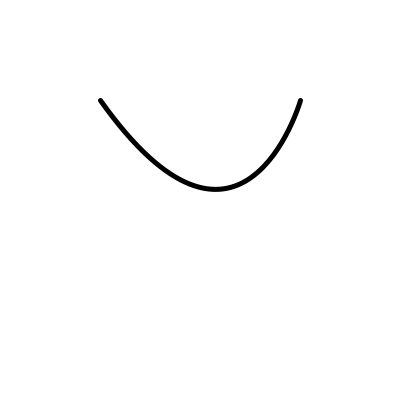
Frame 1 (no input)
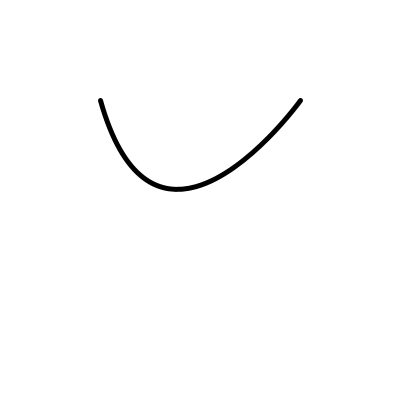
Frame 60 (the mouse pressed at the canvas centre just before this capture)
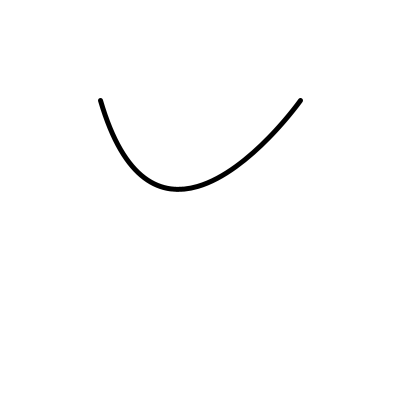
Frame 120 (the mouse held since frame 60 and released just before this capture)

The Processing sketch that drew these frames (run headless with seeded random() and noise(); from frame 60 on, the mouse is pressed at the canvas centre):

// Processing sketch: Dangling_rope
// ── Dangling_rope.pde
float xoff = 0.0;
void setup() {
  size(400, 400);
}

void draw() {
  background(255);
  xoff = xoff + 0.01;
  float n = noise(xoff) * width;
  // Define the three points through which the curve will pass
  float x1 = 100;
  float y1 = 100;
  float x2 = 200;
  float y2 = 300;
  float x3 = 300;
  float y3 = 100;

  // Set the stroke weight and color
  strokeWeight(5);
  stroke(0);

  // Draw the curve using the curve() function
  bezier(x1, y1, n, y2, x3, y3, x3, y3);
}
